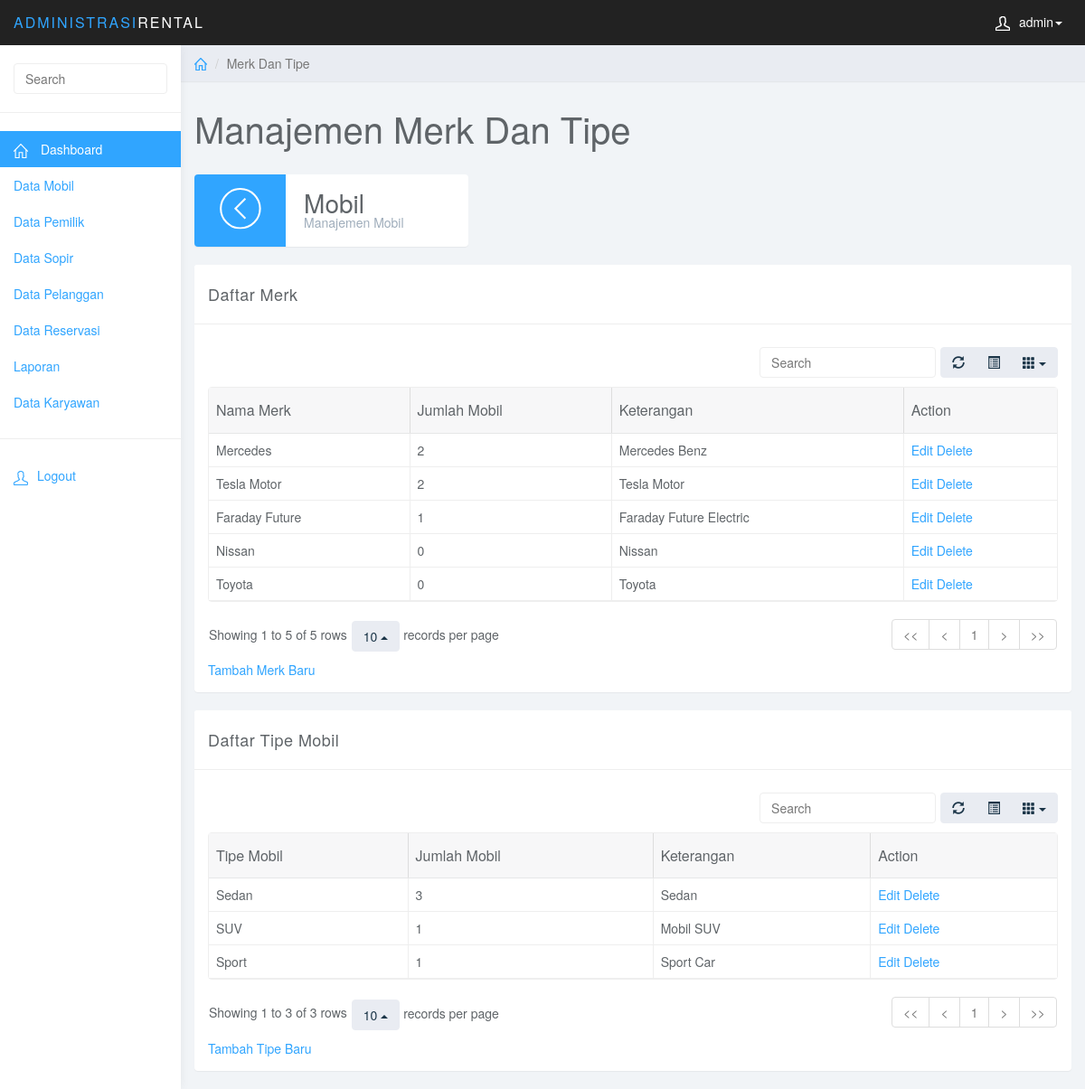
The page /merktipe.php (signed in) on the database its author committed.
### tables this page shows
CREATE TABLE IF NOT EXISTS `merk` (
  `KodeMerk` int(5) NOT NULL,
  `NmMerk` varchar(20) NOT NULL,
  `Keterangan` text NOT NULL
);

CREATE TABLE IF NOT EXISTS `type` (
  `IDType` int(5) NOT NULL,
  `NmType` varchar(20) NOT NULL,
  `Keterangan` text NOT NULL
);

### config/config.php (called while the page is built, shortened)
<?php
require_once ('inc_element.php');
$outputa='';
$outputb='';
$outputc='';
$outputd='';

### merktipe.php (the view, shortened to what this page needs)
<?php
require_once('config/config.php');
?>
<!DOCTYPE html>
<html>
<head>
    <link href="css/bootstrap.min.css" rel="stylesheet">
    <link href="css/datepicker3.css" rel="stylesheet">
    <link href="css/bootstrap-table.css" rel="stylesheet">
    <link href="css/styles.css" rel="stylesheet">
</head>
<body>
<?php
echo $nav;
echo $sidebar;
?>
<div class="col-sm-9 col-sm-offset-3 col-lg-10 col-lg-offset-2 main">
    <div class="row">
        <ol class="breadcrumb">
            <li>
                <a href="#">
                    <svg class="glyph stroked home">
                        <use xlink:href="#stroked-home"></use>
                    </svg>
                </a>
            </li>
            <li class="active">Merk Dan Tipe</li>
        </ol>
    </div>
    <div class="row">
        <div class="col-lg-12">
            <h1 class="page-header">Manajemen Merk Dan Tipe</h1>
        </div>
    </div>
    <div class="row"><a href="tampilmobil.php">
        <div class="col-xs-12 col-md-6 col-lg-4">
            <div class="panel panel-blue panel-widget ">
                <div class="row no-padding">
                    <div class="col-sm-3 col-lg-4 widget-left">
                        <svg class="glyph stroked chevron left">
                            <use xlink:href="#stroked-chevron-left" />
                        </svg>
                    </div>
                    <div class="col-sm-9 col-lg-7 widget-right">
                        <div class="large">Mobil</div>
                        <div class="text-muted">Manajemen Mobil</div>
                    </div>
                </div>
            </div>
        </div></a>
    </div>
    <?php
    if(empty($_GET['action'])){
        $outputa.= '<div class="row">
            <div class="col-lg-12">
                <div class="panel panel-default">
                    <div class="panel-heading">Daftar Merk</div>
                    <div class="panel-body">
                        <table data-toggle="table" data-show-refresh="true" data-show-toggle="true" data-show-columns="true" data-search="true" data-select-item-name="toolbar1" data-pagination="true" data-sort-name="nama" data-sort-order="desc">
                            <thead>
                                <tr>
                                    <th data-field="merk" data-sortable="true">Nama Merk</th>
                                    <th data-field="jml" data-sortable="true">Jumlah Mobil</th>
                                    <th data-field="ket" data-sortable="true">Keterangan</th>
                                    <th data-field="action" data-clickable="true">Action</th>
                                </tr>
                            </thead>
                            ';
        echo $outputa;
        $sql=mysql_query('select * from merk') or trigger_error("Query Failed: " . mysql_error());;
        while($data=mysql_fetch_array($sql)){
            $output ='';
            $sqlb=mysql_query("select * from kendaraan WHERE KodeMerk='$data[KodeMerk]'");
            $jumlah=mysql_num_rows($sqlb);
            $output .='<tr>
                                <td>'.$data['NmMerk'].'</td>
                                <td>'.$jumlah.'</td>
                                <td>'.$data['Keterangan'].'</td>
                                <td><a href="merktipe.php?id='.$data['KodeMerk'].'&action=editmerk" style="height:50px">Edit </a><a href="delete.php?id='.$data['KodeMerk'].'"> Delete</a></td>
                            </tr>
                            ';
            echo $output;
            $output = '';}
        $outputb.='
        </table>
        <a href="merktipe.php?action=Merk">Tambah Merk Baru</a>
    </div>
    </div>
    </div>
    </div>';
        echo $outputb;
        $outputc.= '<div class="row">
            <div class="col-lg-12">
                <div class="panel panel-default">
                    <div class="panel-heading">Daftar Tipe Mobil</div>
                    <div class="panel-body">
                        <table data-toggle="table" data-show-refresh="true" data-show-toggle="true" data-show-columns="true" data-search="true" data-select-item-name="toolbar1" data-pagination="true" data-sort-name="nama" data-sort-order="desc">
                            <thead>
                                <tr>
                                    <th data-field="tipe" data-sortable="true">Tipe Mobil</th>
                                    <th data-field="jml" data-sortable="true">Jumlah Mobil</th>
                                    <th data-field="ket" data-sortable="false">Keterangan</th>
                                    <th data-field="action" data-clickable="false">Action</th>
                                </tr>
                            </thead>
                            ';
        echo $outputc;
        $sql=mysql_query('select * from type') or trigger_error("Query Failed: " . mysql_error());;
        while($data=mysql_fetch_array($sql)){
            $output ='';
            $sqlb=mysql_query("select * from kendaraan WHERE IDType='$data[IDType]'");
            $jumlah=mysql_num_rows($sqlb);
            $output .='<tr>
                                <td>'.$data['NmType'].'</td>
                                <td>'.$jumlah.'</td>
                                <td>'.$data['Keterangan'].'</td>
                                <td><a href="merktipe.php?id='.$data['IDType'].'&action=edittipe" style="height:50px">Edit </a><a href="deletepemilik.php?id='.$data['IDType'].'"> Delete</a></td>
                            </tr>
                            ';
            echo $output;
            $output = '';}
        $outputd.='
        </table>
        <a href="merktipe.php?action=Tipe">Tambah Tipe Baru</a>
    </div>
    </div>
    </div>
    </div>';
        echo $outputd;
    }
    ?>
</div>
</body>
</html>

### css/styles.css (style rules this page uses)
body { background: #f1f4f7; padding-top: 50px; color: #5f6468; }
a, a:hover, a:focus { color: #30a5ff; }
h1, h2, h3, h4, h5, h6 { color: #5f6468; }
h1 { font-weight: 300; font-size: 40px; }
.large { font-size: 2em; }
.text-muted { color: #9fadbb; }
.no-padding { padding: 0; margin: 0; }
.panel { border: 0; }
.panel-heading { font-size: 18px; font-weight: 300; letter-spacing: 0.025em; height: 66px; line-height: 45px; }
.panel-default .panel-heading { background: #fff; border-bottom: 1px solid #eee; color: #5f6468; }
.panel-widget { padding: 0; position: relative; }
.panel-blue { background: #30a5ff; color: #fff; }
.panel-blue .text-muted, .panel-teal .text-muted, .panel-orange .text-muted, .panel-red .text-muted { color: rgba(255, 255, 255, .5); }
.widget-left { height: 80px; padding-top: 15px; text-align: center; border-top-left-radius: 4px; border-bottom-left-radius: 4px; }
.widget-right { text-align: left; line-height: 1.6em; margin: 0px; padding: 20px; height: 80px; color: #999; font-weight: 300; background: #fff; border-top-right-radius: 4px; border-bottom-right-radius: 4px; }
.widget-right .text-muted { color: #9fadbb; }
.widget-right .large { color: #5f6468; }
.panel-blue .widget-left { background: #30a5ff; color: #fff; }
.panel-widget { background: #fff; }
.breadcrumb { border-radius: 0; padding: 10px 15px; background: #e9ecf2; box-shadow: 0 1px 1px rgba(0, 0, 0, .05); margin: 0 ; }
h1.page-header { margin-top: 30px; border-bottom: 0; }
.table { background: #fff; }
.breadcrumb .glyph { height: 14px; width: 14px; margin: -2px 0 0 0; stroke-width: 4px; }
.panel-widget .glyph { stroke-width: 2px; }

### rows shown on the page
merk: NmMerk "Mercedes", jumlah "2", Keterangan "Mercedes Benz"
merk: NmMerk "Tesla Motor", jumlah "2", Keterangan "Tesla Motor"
merk: NmMerk "Faraday Future", jumlah "1", Keterangan "Faraday Future Electric"
merk: NmMerk "Nissan", jumlah "0", Keterangan "Nissan"
merk: NmMerk "Toyota", jumlah "0", Keterangan "Toyota", $data['KodeMerk'] 5 (drawn)
type: NmType "Sedan", jumlah "3", Keterangan "Sedan"
type: NmType "SUV", jumlah "1", Keterangan "Mobil SUV"
type: NmType "Sport", jumlah "1", Keterangan "Sport Car"

### other values the page prints
$_SESSION['username'] "admin"
